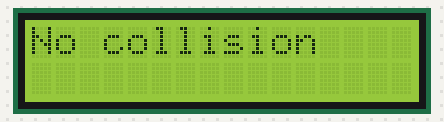
The program below on a simulated Raspberry Pi (header pin numbers). Shown: 16×2 character LCD.

Above: at 0.2 s.
At 4.6 s:
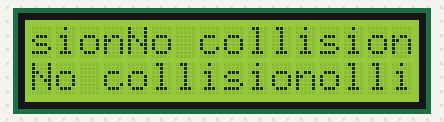
At 9.0 s:
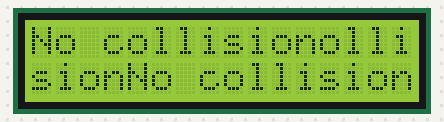
At 19.0 s:
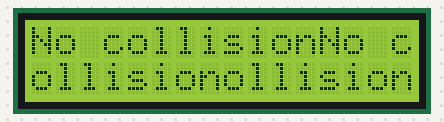
At 28.9 s:
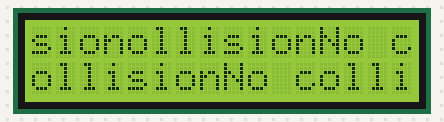
At 38.8 s:
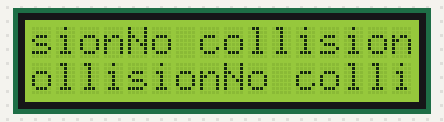

Measured:
- what the display in image 0 shows lasts 1.1 s, from 0.1 s to 1.2 s

The program:

Any_Switch_LCD.py
```python
import RPi.GPIO as GPIO
import time
from RPLCD import CharLCD

# Configure the LCD
lcd = CharLCD(numbering_mode=GPIO.BOARD,cols=16, rows=2, pin_rs=37, pin_e=35, pins_data=[33, 31, 29, 23])

sensor_pin = 3
led_pin = 37

#GPIO.setmode(GPIO.BCM)
GPIO.setup(led_pin,GPIO.OUT)
GPIO.setup(sensor_pin,GPIO.IN)

current_state = 0

while True:
    time.sleep(0.1)
    current_state = GPIO.input(sensor_pin)
    if current_state == 0:
        lcd.write_string("Collision occured")
        time.sleep(1)
        GPIO.output(led_pin,True)
    else:
        lcd.write_string("No collision")
        time.sleep(1)
        GPIO.output(led_pin,False)

GPIO.cleanup()
```
